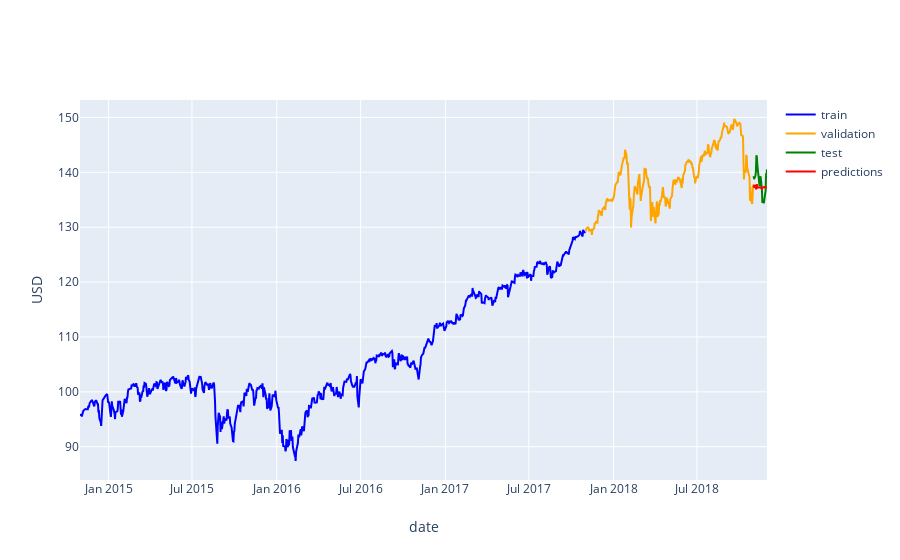

Notebook cell for this chart:
### Code cell
# Plot test predictions
fig = go.Figure()

# Add traces
fig.add_trace(go.Scatter(x=train['date'], 
                         y=train['adj_close'],
                         mode='lines',
                         name='train',
                         line=dict(color='blue')))
fig.add_trace(go.Scatter(x=val['date'], 
                         y=val['adj_close'],
                         mode='lines',
                         name='validation',
                         line=dict(color='orange')))
fig.add_trace(go.Scatter(x=test['date'], 
                         y=test['adj_close'],
                         mode='lines',
                         name='test',
                         line=dict(color='green')))
fig.add_trace(go.Scatter(x=test[:H]['date'], 
                         y=est,
                         mode='lines',
                         name='predictions',
                         line=dict(color='red')))
fig.update_layout(yaxis=dict(title='USD'),
                  xaxis=dict(title='date'))

### Figure 1 — Plotly figure (JSON) as saved in the notebook; plotly's stock layout.template omitted (floating-point values rounded to 4 significant figures; data arrays with more than 128 entries replaced by an {"elided": "..."} marker saying what was removed)
{"data": [{"line": {"color": "blue"}, "mode": "lines", "name": "train", "type": "scatter", "x": {"elided": "756 str values"}, "y": {"elided": "756 float values"}}, {"line": {"color": "orange"}, "mode": "lines", "name": "validation", "type": "scatter", "x": {"elided": "252 str values"}, "y": {"elided": "252 float values"}}, {"line": {"color": "green"}, "mode": "lines", "name": "test", "type": "scatter", "x": ["2018-11-01T00:00:00", "2018-11-02T00:00:00", "2018-11-05T00:00:00", "2018-11-06T00:00:00", "2018-11-07T00:00:00", "2018-11-08T00:00:00", "2018-11-09T00:00:00", "2018-11-12T00:00:00", "2018-11-13T00:00:00", "2018-11-14T00:00:00", "2018-11-15T00:00:00", "2018-11-16T00:00:00", "2018-11-19T00:00:00", "2018-11-20T00:00:00", "2018-11-21T00:00:00", "2018-11-23T00:00:00", "2018-11-26T00:00:00", "2018-11-27T00:00:00", "2018-11-28T00:00:00", "2018-11-29T00:00:00", "2018-11-30T00:00:00"], "y": [139.3, 138.7, 139.4, 140.2, 143.1, 142.8, 141.3, 138.6, 138.4, 137.4, 139.0, 139.3, 136.8, 134.4, 135.1, 134.3, 136.4, 136.6, 139.8, 139.5, 140.5]}, {"line": {"color": "red"}, "mode": "lines", "name": "predictions", "type": "scatter", "x": ["2018-11-01T00:00:00", "2018-11-02T00:00:00", "2018-11-05T00:00:00", "2018-11-06T00:00:00", "2018-11-07T00:00:00", "2018-11-08T00:00:00", "2018-11-09T00:00:00", "2018-11-12T00:00:00", "2018-11-13T00:00:00", "2018-11-14T00:00:00", "2018-11-15T00:00:00", "2018-11-16T00:00:00", "2018-11-19T00:00:00", "2018-11-20T00:00:00", "2018-11-21T00:00:00", "2018-11-23T00:00:00", "2018-11-26T00:00:00", "2018-11-27T00:00:00", "2018-11-28T00:00:00", "2018-11-29T00:00:00", "2018-11-30T00:00:00"], "y": [137.2, 137.6, 137.6, 136.9, 137.1, 137.8, 137.2, 137.2, 137.2, 137.2, 137.3, 137.2, 137.0, 137.2, 137.2, 137.3, 137.3, 137.2, 137.2, 137.3, 137.3]}], "layout": {"xaxis": {"title": {"text": "date"}}, "yaxis": {"title": {"text": "USD"}}}}
